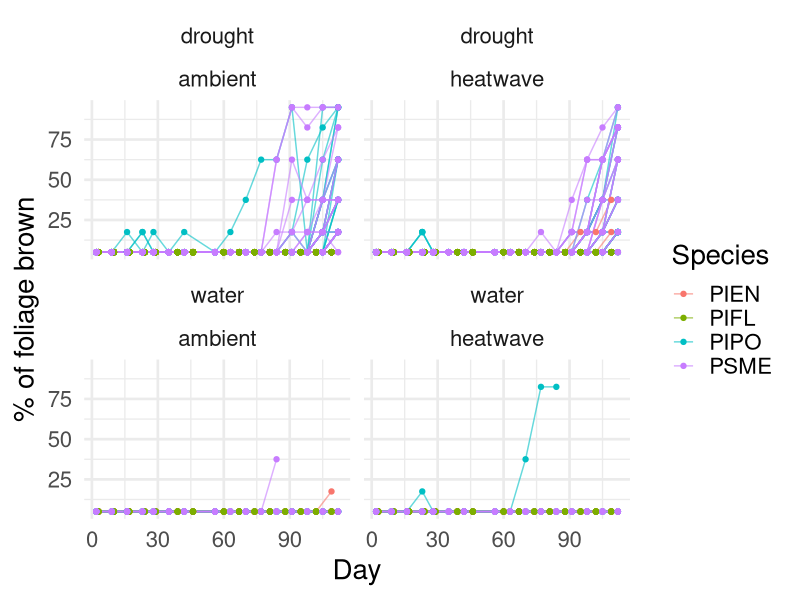

This figure's R source: (Note: this script raises an error after producing the figure.)
library(tidyverse)
# install.packages('survival')
library(survival)

start_exp <- yday(as.POSIXct("2025-07-21"))
fl <- read_csv("data/Experiment/Processed/Fluorescence.csv") %>% 
  mutate(date = date(date))
con <- read_csv("data/Experiment/Processed/Conductance.csv") %>% 
  mutate(date = date(date))
brown <- read_csv("data/Experiment/Processed/Ocular_Color.csv") %>% 
  mutate(date = date(date))


# ummm what is going on here bruh
ggplot(brown, aes(x = day, y = brown))+
  geom_line(aes(group = TreeID, color = spp), alpha = 0.6)+
  geom_point(aes(color = spp))+
  # geom_smooth(aes(group = spp))+
  theme_minimal(base_size = 20)+
  facet_wrap(~water+temp)+
  labs(x = "Day", y = "% of foliage brown", color = "Species")

# Time of death from fl:

fl_death <- (filter(fl, Fv_Fm_dark < 0.1)) %>% 
  group_by(spp, TreeID) %>%
  summarise(tod = min(day))

st_closure <- (filter(con, con < 90)) %>% 
  group_by(spp, TreeID) %>%
  summarise(tod = min(day))
  
fl_con <- inner_join(fl_death, st_closure, join_by(TreeID, spp)) %>% 
  group_by(spp, TreeID) %>% 
  transmute(fl_d = tod.x, con_d = tod.y) %>% 
  mutate(diff = fl_d - con_d) %>% 
  mutate(status = case_when(diff < 0 ~ "Closure after death", 
                            diff == 0 ~ "Closure at death",
                            diff > 0 ~ "Closure before death"))

ggplot(fl_con, aes(x = fl_d, y = con_d))+
  geom_point()+
  geom_abline(slope = 1, intercept = 0)

ggplot(fl_con, aes(x = status))+
  geom_histogram(stat = "count")

ggplot(fl_con, aes(y = spp, x = diff))+
  geom_boxplot(fill = "lightpink")+
  theme_minimal(base_size = 20)+
  labs(y = "Species", x = "Day of loss of photosynthesis - day of stomatal closure")

ggplot(fl_con, aes(x = diff))+
  geom_density(aes(fill = spp), alpha = 0.3)+
  theme_minimal(base_size = 20)+
  labs(y = "Species", x = "Day of loss of photosynthesis - day of stomatal closure")

TukeyHSD(aov(diff ~ spp, fl_con))

ggplot(fl_con, aes(x = diff))+
  geom_density()





# let's create a T/F or 1/0 dataframe for each date and tree if 
# its dead based on certain criteria

dead_trees <- (filter(fl, Fv_Fm_dark < 0.1)) %>% 
  group_by(TreeID) %>%
  unique() %>% 
  mutate(life = 1) %>% 
  select(TreeID, spp, date, life, temp, water)

alive_trees <- (filter(fl, Fv_Fm_dark >= 0.1)) %>% 
  group_by(TreeID) %>%
  unique() %>% 
  mutate(life = 0) %>% 
  select(TreeID, spp, date, life, temp, water)

tree_fl <- rbind(dead_trees, alive_trees) %>% 
  mutate(time = yday(date)-202)

ggplot(tree_fl, aes(x = time, y = life))+
  geom_point()+
  geom_smooth(aes(fill = spp))

library(ggfortify)
# from Allie's code:
km <- with(tree_fl, Surv(time, life))
km_fit <- survfit(Surv(time, life) ~ spp, data=filter(tree_fl, water == "drought" & temp == "ambient"))
plot(km_fit)
autoplot(km_fit)+
  theme_minimal(base_size = 20)+
  labs(x = "Day", y = "% Survival")

km_fit1 <- survfit(Surv(time, life) ~ spp, data=filter(tree_fl, water == "water" & temp == "ambient"))
plot(km_fit1)
autoplot(km_fit1)+
  theme_minimal(base_size = 20)+
  labs(x = "Day", y = "% Survival")+
  ylim(c(0, 1))

km_hw <- survfit(Surv(time, life) ~ spp, data=filter(tree_fl, water == "drought" & temp == "heatwave"))
plot(km_hw)
autoplot(km_hw)+
  theme_minimal(base_size = 20)+
  labs(x = "Day", y = "% Survival")
